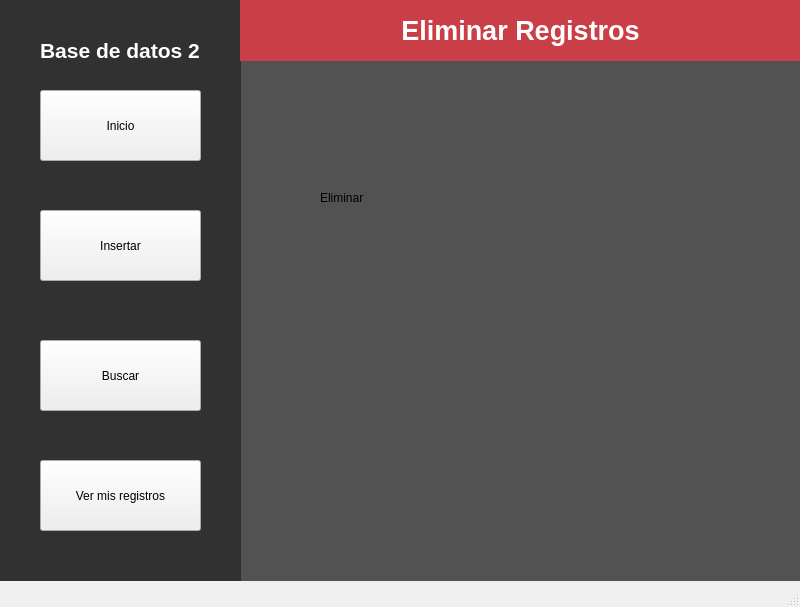
<?xml version="1.0" encoding="UTF-8"?>
<ui version="4.0">
 <class>eliminar</class>
 <widget class="QMainWindow" name="eliminar">
  <property name="geometry">
   <rect>
    <x>0</x>
    <y>0</y>
    <width>800</width>
    <height>607</height>
   </rect>
  </property>
  <property name="windowTitle">
   <string>MainWindow</string>
  </property>
  <widget class="QWidget" name="centralwidget">
   <widget class="QLabel" name="label_4">
    <property name="geometry">
     <rect>
      <x>240</x>
      <y>0</y>
      <width>561</width>
      <height>581</height>
     </rect>
    </property>
    <property name="styleSheet">
     <string notr="true">background-color: rgb(82, 82, 82);</string>
    </property>
    <property name="text">
     <string/>
    </property>
   </widget>
   <widget class="QLabel" name="label_3">
    <property name="geometry">
     <rect>
      <x>40</x>
      <y>30</y>
      <width>201</width>
      <height>41</height>
     </rect>
    </property>
    <property name="text">
     <string>&lt;html&gt;&lt;head/&gt;&lt;body&gt;&lt;p&gt;&lt;span style=&quot; font-size:16pt; font-weight:600; color:#ffffff;&quot;&gt;Base de datos 2&lt;/span&gt;&lt;/p&gt;&lt;/body&gt;&lt;/html&gt;</string>
    </property>
   </widget>
   <widget class="QPushButton" name="inicio">
    <property name="geometry">
     <rect>
      <x>40</x>
      <y>90</y>
      <width>161</width>
      <height>71</height>
     </rect>
    </property>
    <property name="text">
     <string>Inicio</string>
    </property>
   </widget>
   <widget class="QPushButton" name="insertar">
    <property name="geometry">
     <rect>
      <x>40</x>
      <y>210</y>
      <width>161</width>
      <height>71</height>
     </rect>
    </property>
    <property name="text">
     <string>Insertar</string>
    </property>
   </widget>
   <widget class="QPushButton" name="buscar">
    <property name="geometry">
     <rect>
      <x>40</x>
      <y>340</y>
      <width>161</width>
      <height>71</height>
     </rect>
    </property>
    <property name="text">
     <string>Buscar</string>
    </property>
   </widget>
   <widget class="QPushButton" name="ver_registros">
    <property name="geometry">
     <rect>
      <x>40</x>
      <y>460</y>
      <width>161</width>
      <height>71</height>
     </rect>
    </property>
    <property name="text">
     <string>Ver mis registros</string>
    </property>
   </widget>
   <widget class="QLabel" name="label_2">
    <property name="geometry">
     <rect>
      <x>0</x>
      <y>0</y>
      <width>241</width>
      <height>581</height>
     </rect>
    </property>
    <property name="styleSheet">
     <string notr="true">background-color: rgb(49, 49, 49);</string>
    </property>
    <property name="text">
     <string/>
    </property>
   </widget>
   <widget class="QLabel" name="label">
    <property name="geometry">
     <rect>
      <x>540</x>
      <y>360</y>
      <width>261</width>
      <height>221</height>
     </rect>
    </property>
    <property name="text">
     <string notr="true"/>
    </property>
    <property name="pixmap">
     <pixmap resource="resource.qrc">:/imagenes/icono.jpeg</pixmap>
    </property>
    <property name="scaledContents">
     <bool>true</bool>
    </property>
   </widget>
   <widget class="QLabel" name="label_5">
    <property name="geometry">
     <rect>
      <x>320</x>
      <y>190</y>
      <width>55</width>
      <height>16</height>
     </rect>
    </property>
    <property name="text">
     <string>Eliminar</string>
    </property>
   </widget>
   <widget class="QLabel" name="label_6">
    <property name="geometry">
     <rect>
      <x>240</x>
      <y>0</y>
      <width>561</width>
      <height>61</height>
     </rect>
    </property>
    <property name="styleSheet">
     <string notr="true">background-color: rgb(202, 62, 71);</string>
    </property>
    <property name="text">
     <string>&lt;html&gt;&lt;head/&gt;&lt;body&gt;&lt;p align=&quot;center&quot;&gt;&lt;span style=&quot; font-size:20pt; font-weight:600; color:#ffffff;&quot;&gt;Eliminar Registros&lt;/span&gt;&lt;/p&gt;&lt;/body&gt;&lt;/html&gt;</string>
    </property>
   </widget>
   <zorder>label_4</zorder>
   <zorder>label_2</zorder>
   <zorder>label_3</zorder>
   <zorder>inicio</zorder>
   <zorder>insertar</zorder>
   <zorder>buscar</zorder>
   <zorder>ver_registros</zorder>
   <zorder>label</zorder>
   <zorder>label_5</zorder>
   <zorder>label_6</zorder>
  </widget>
  <widget class="QStatusBar" name="statusbar"/>
 </widget>
 <resources>
  <include location="resource.qrc"/>
 </resources>
 <connections/>
</ui>
